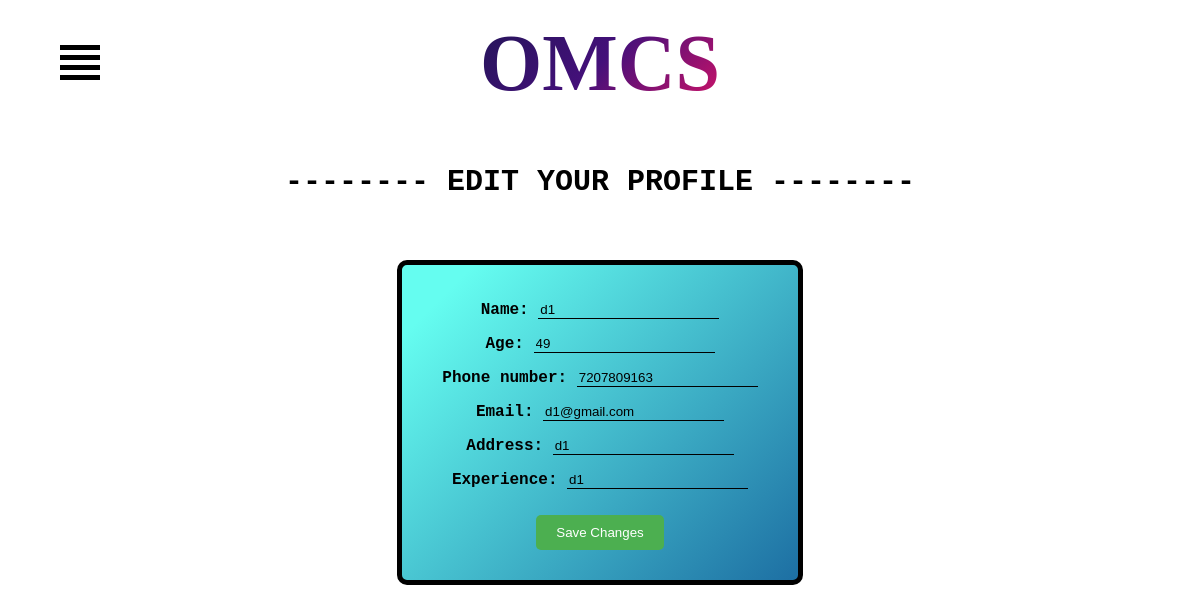
Screenshot of /change_doctor_info/ (signed in) with the database file from the repository.
### OMCS/models.py (models this page shows, shortened)
class doctor(models.Model):
    id = models.AutoField(primary_key=True)
    name = models.CharField(max_length=100)
    email = models.EmailField(default="")
    password = models.CharField(max_length=100000)  # we will store the hashed password here
    gender_choices = [
        ('M', 'Male'),
        ('F', 'Female'),
        ('O', 'Other'),
    ]
    gender = models.CharField(max_length=1, choices=gender_choices,default="M")
    phone_number = models.IntegerField(default=0)
    address = models.CharField(max_length=100,default="")
    specialization = models.IntegerField(default=0)
    pincode_regex = RegexValidator(regex=r'^[0-9]{6}$', message="Enter a valid Indian pincode.")
    pincode = models.CharField(max_length=6, validators=[pincode_regex],default=111111)
    age = models.PositiveIntegerField(default=0)
    experience=models.CharField(max_length=100,default="")
    isdelete = models.BooleanField(default=False)
    hospitalid = models.IntegerField(default=0)

### OMCS/views.py (the view)
# urls.py: path('change_doctor_info/',views.change_doctor_info, name='change_doctor_info'),
def change_doctor_info(request):
    my_id = request.session.get('doctor_id', 'default_id')
    if type(my_id)==str:
       return redirect('/doctorlogin')
    d = doctor.objects.get(id=my_id)
    my_doctor = {'name':  d.name , 'id':d.id, 'age': d.age , 'phone_number': d.phone_number ,'email': d.email ,'address':d.address ,'experience':d.experience }
    if request.method == 'POST':
        form = DoctorForm(request.POST)
        if form.is_valid():
            doctor_id = request.session.get('doctor_id', 'default_id')
            my_doctor = get_object_or_404(doctor, pk=doctor_id)
            form = DoctorForm(request.POST, instance=my_doctor)
            form.save()
            messages.success(request,'Successfully changed your info')
            return redirect("/afterdoctorlogin") #('/doctor_detail/')
    else:
        my_id = request.session.get('doctor_id', 'default_id')
        d = doctor.objects.get(id=my_id)
        form = DoctorForm(instance=d)
    return render(request, 'change_doctor_info.html', {'my_doctor': d, 'form': form})

### OMCS/forms.py
class DoctorForm(forms.ModelForm):
    class Meta:
        model = doctor
        fields = ['name', 'age', 'phone_number', 'email', 'address', 'experience']

### OMCS/templates/change_doctor_info.html (shortened to what this page needs)
<!DOCTYPE html>
<html lang="en">
<head>
</head>
<body>
  {% extends 'base.html' %}
  {% block content %}
<body>
    <div class="container">
      <div class="center">			<div class="row">
        <div class="col-md-12 text-center">
        <h4 class="animate-charcter"> OMCS</h4>
        </div>
      </div>
    </div>
      </div>
      <div class="menu-container">
        <div class="hamburger-icon">
          <label for="openmenu" id="hamburger-label">
            <span></span>
            <span></span>
            <span></span>
            <span></span>
          </label>
        </div>
      </div>
  <br><br>
  <h2  style="font-family:Courier;left: 50%;margin-top: 10px; font-size: 30px;text-align: center;">-------- EDIT YOUR PROFILE --------</h2>
  <br>
      <br>
  <form method="POST" action="{% url 'change_doctor_info' %}">
    {{ form.as_p }}
    <button type="submit">Save Changes</button>
  </form>
    {% endblock %}

### OMCS/templates/change_doctor_info.html (style rules this page uses)
button { background-color: #4CAF50; color: white; border: none; padding: 10px 20px; margin: 10px; border-radius: 5px; cursor: pointer; transition: background-color 0.5s ease; }
.hamburger-icon { position: absolute; z-index: 3; top: 5vh; left: 5vw; padding-bottom: 2vh; }
.hamburger-icon span { height: 5px; width: 40px; background-color: black; display: block; margin: 5px 0px 5px 0px; transition: 0.7s ease-in-out; transform: none; }
.menu-links li, a, span { transition: 0.5s ease-in-out; }
.animate-charcter { text-transform: uppercase; background-image: linear-gradient( -225deg, #231557 0%, #44107a 29%, #ff1361 67%, #fff800 100% ); margin-bottom: 10px; margin-top: 10px; background-size: auto auto; background-clip: border-box; background-size: 200% auto; color: #fff; background-clip: text; text-fill-color: transparent; -webkit-background-clip: text; -webkit-text-fill-color: transparent; animation: textclip 2s linear infinite; display: inline-block; font-size: 80px; }
.center { text-align: center; }
form { width: 30%; margin: 0 auto; border: 5px solid black; padding: 20px; text-align: center; font-weight: bold; font-size: auto; font-family: 'Courier New', Courier, monospace; border-radius: 10px; background-image: linear-gradient( 135deg, #65FDF0 10%, #1D6FA3 100%); }
form input[type="text"], form input[type="email"], form input[type="password"], form input[type="number"], form textarea { border: none; border-bottom: 1px solid black; outline: none; background-color: transparent; }

### rows the page displays
doctor: name "d1", age "49", phone_number "7207809163", email "d1@gmail.com", address "d1", experience "d1"
